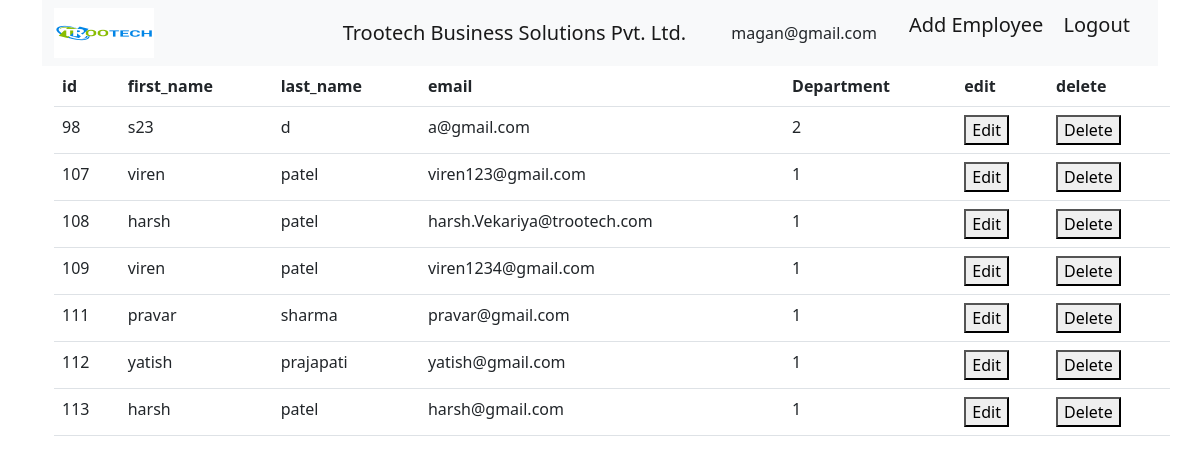
The page /employee_list/ (signed in) on the database its author committed.
### employee/models.py (models this page shows, shortened)
class Employee(AbstractUser):
    username = models.CharField(max_length=150, blank=True, unique=False)
    email = models.EmailField(max_length=100, unique=True)
    select_role = models.ManyToManyField(Depatment)
    USERNAME_FIELD = 'email'
    REQUIRED_FIELDS = ['username']
    is_deleted = models.BooleanField(default=False)
    @property
    def get_roles(self):
        return [select_value['name'] for select_value in self.select_role.values('name')]

### employee/views.py (the view)
# urls.py: path('employee_list/',views.EmployeeList.as_view(),name = 'employee_list'),
class EmployeeList(LoginRequiredMixin,ListView):
    template_name = 'employee_list.html'
    model = Employee
    queryset = Employee.objects.filter(is_deleted = False)
    context_object_name = 'employee'
    permission_required = {
        "GET": ["employee.view_depatment"],
    }

### templates/employee_list.html (shortened to what this page needs)
{% include 'templates/employee_base.html' %}
<!DOCTYPE html>
<html>
<head>
    <link href=https://cdn.jsdelivr.net/npm/bootstrap@5.2.3/dist/css/bootstrap.min.css rel="stylesheet">
</head>
<body>
    <div class="container" style="width: 2000px">
        <table class="table">
            <thead class="thead-dark">
                <tr>
                    <th scope="col">id</th>
                    <th scope="col">first_name</th>
                    <th scope="col">last_name</th>
                    <th scope="col">email</th>
                    <th scope="col">Department</th>
                    <th scope="col">edit</th>
                    <th scope="col">delete</th>
                </tr>
            </thead>
            {% for employee_detils in employee %}
            <tr>
                <td>{{employee_detils.id}}</td>
                <td>{{employee_detils.first_name}}</td>
                <td>{{employee_detils.last_name}}</td>
                <td>{{employee_detils.email}}</td>
                <td data-bs-toggle="tooltip" data-bs-placement="left" title="{% for role in employee_detils.select_role.values %}{{ role.name }} &nbsp;{% endfor%}">{{employee_detils.select_role.count}}</td>
                <td>
                    <form method="GET" action="/employee_edit/{{employee_detils.pk}}">
                        <button type="edit">Edit</button>
                    </form>
                <td>
                    <form method="POST" action="/employee_delete/{{employee_detils.id}}/">
                        <button type="submit">Delete</button>
                    </form>
                </td>
            </tr>
            {% endfor %}
        </table>
    </div>
    <link href=https://cdn.jsdelivr.net/npm/bootstrap@5.2.3/dist/js/bootstrap.min.js rel="stylesheet">
    <link href=https://cdn.jsdelivr.net/npm/bootstrap@5.2.3/dist/js/bootstrap.bundle.min.js rel="stylesheet">
</body>
</html>

### templates/employee_base.html (shortened to what this page needs)
{% load static %}
<!DOCTYPE html>
<html>
    <head>
        <link href=https://cdn.jsdelivr.net/npm/bootstrap@5.2.3/dist/css/bootstrap.min.css rel ="stylesheet">
    </head>
    <body class="container">
        <nav class="navbar navbar-expand-lg bg-light">
            <div class="container-fluid">
              <img src="{%static 'logo.png'%}" width="100" height="50" alt="logo" class="d-inline-block align-text-top">
              <a class="navbar-brand mx-auto" style="width: 200px;">Trootech Business Solutions Pvt. Ltd.</a>
                {% if request.user.is_authenticated %}
                   {{user.email}}
                {% endif %}
                <ul style="list-style-type: none;">
                    <li>
                      {% if 'HR' and 'ADMIN' and 'CTO' in request.user.get_roles %}
                        <a class="navbar-brand" href="{% url 'add_employee'%}" >Add Employee</a>
                      {% elif 'DEVELOPER' in request.user.get_roles %}
                        <a class="navbar-brand"  disabled>Add Employee</a>
                      {% elif 'ADMIN' in request.user.get_roles %}
                        <a class="navbar-brand" href="{% url 'add_employee'%}" >Add Employee</a>
                      {% elif 'HR' in request.user.get_roles %}
                        <a class="navbar-brand" href="{% url 'add_employee'%}" >Add Employee</a>
                      {% elif 'HR' and 'DEVELOPER' in request.user.get_roles %}
                        <a class="navbar-brand" href="{% url 'add_employee'%}" >Add Employee</a>
                      {% endif %}
                        <a class="navbar-brand" href="{% url 'logout' %}">Logout</a>
                    </li>
                </ul>
              </div>
          </nav>
    </body>
</html>

### rows shown on the page
Employee: email "magan@gmail.com"
Employee: id "98", first_name "s23", last_name "d", email "a@gmail.com", select_role.count "2"
Employee: id "107", first_name "viren", last_name "patel", email "viren123@gmail.com", select_role.count "1"
Employee: id "108", first_name "harsh", last_name "patel", email "harsh.Vekariya@trootech.com", select_role.count "1"
Employee: id "109", first_name "viren", last_name "patel", email "viren1234@gmail.com", select_role.count "1"
Employee: id "111", first_name "pravar", last_name "sharma", email "pravar@gmail.com", select_role.count "1"
Employee: id "112", first_name "yatish", last_name "prajapati", email "yatish@gmail.com", select_role.count "1"
Employee: id "113", first_name "harsh", last_name "patel", email "harsh@gmail.com", select_role.count "1"
